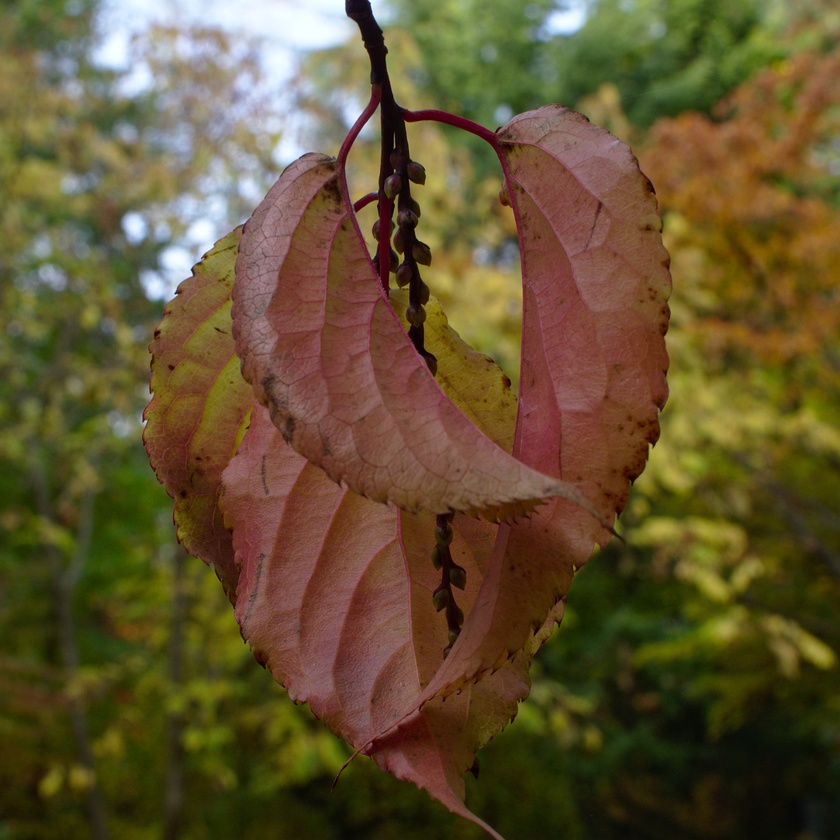
%> input picture labs/L24/leaf.jpg, 840 x 840 px, shrunk from 1920 x 1920 before the run
$ octave smoothdemo.m   (GNU Octave 9; MATLAB toolbox functions it lacks are replaced by stand-ins)
%> lines starting %> are read from the running program, lines starting %| are printed output that depends on the picture
%> further down, leaf is the input picture: size 840x840x3 uint8; mean R, G, B 97.8, 82.9, 48.8
### labs/L24/scale_layers.m
## usage: scale_layers(array, weights)
##
## multiply each layer of a 3D array by the corresponding weight
function out = scale_layers(array, weights)
%> called with weights = [0.21 0.72 0.07]
  out = array .* vec(weights, 3);
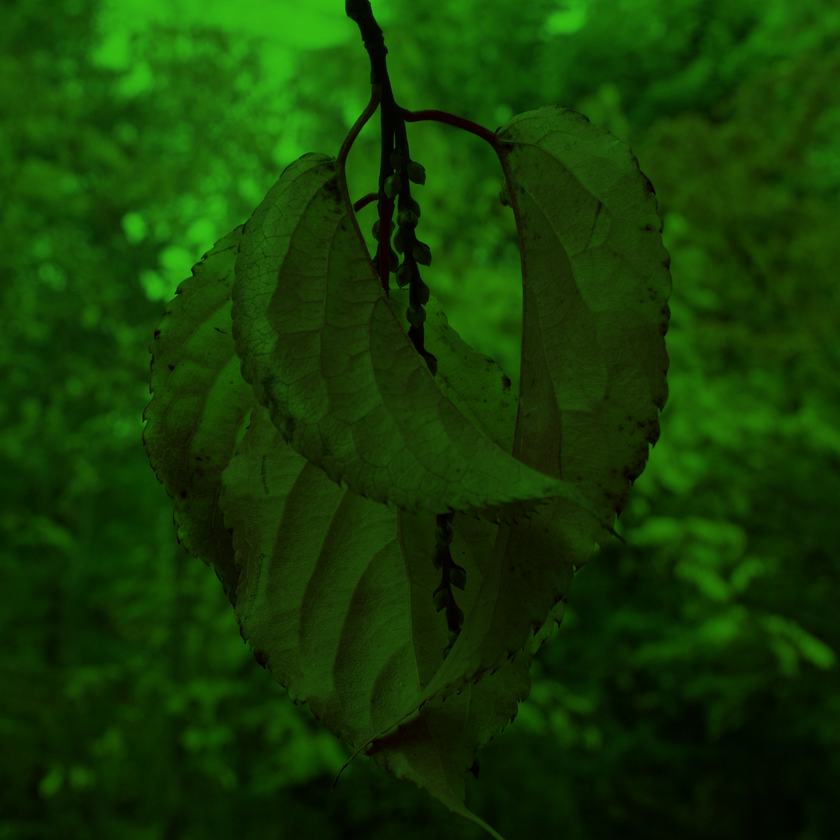
%> out: size 840x840x3 uint8; mean R, G, B 20.6, 59.7, 3.4
endfunction

%!test
%!shared A
%! onez = ones(3,3);
%! A=cat(3,onez, 2*onez, 3*onez);
%! B=cat(3,onez, 6*onez, 15*onez);
%! assert(scale_layers(A,[1;3;5]),B)

### labs/L24/monochrome.m
function out = monochrome(in, weights=[0.21,0.72,0.07])
  out = sum(scale_layers(in,weights),3);
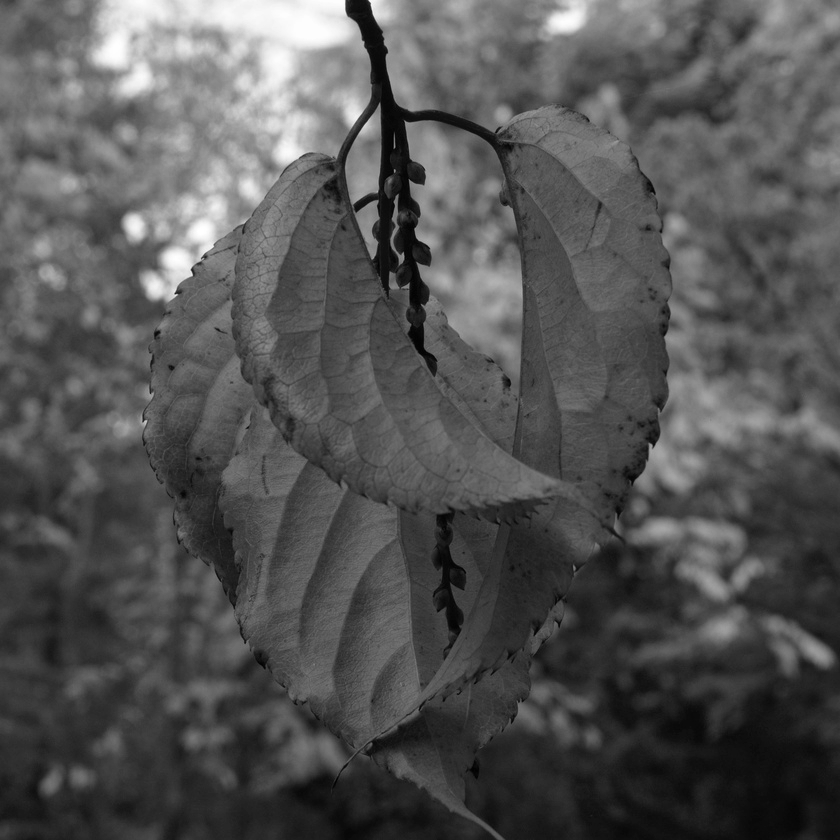
%> out: size 840x840 double; min 1, max 255, mean 83.6
endfunction

%!demo
%! owl=imread("owl.jpg");
%! monowl=monochrome(owl);
%! imshow(monowl, [0,200]);

### labs/L24/smooth.m
function S=smooth(in, side=3)
%> called with side = 4
    S =conv2(in,ones(side,side)./(side^2));
endfunction

%!test
%! A = [0,0,0,1;
%!      1,1,0,0;
%!      1,1,0,1;
%!      1,1,1,0];
%! B= [0.50, 0.25, 0.25, 0.25;
%!     1.00, 0.50, 0.25, 0.25;
%!     1.00, 0.75, 0.50, 0.25;
%!     0.50, 0.50, 0.25, 0.00];
%! assert(smooth(A,2),B,eps);

%!demo
%! paris=imread("paris.jpg");
%! monoparis=monochrome(paris,[1/3,1/3,1/3]);
%! imshow(monoparis,[])
%! pause(1);
%! imshow(smooth(monoparis),[])
%! pause(1);
%! imshow(smooth(monoparis,10),[])
%! pause(1);
%! imshow(smooth(monoparis,20),[])

### labs/L24/normgrad.m
function normimg = normgrad(img)
  [Dx, Dy] = gradient(img);
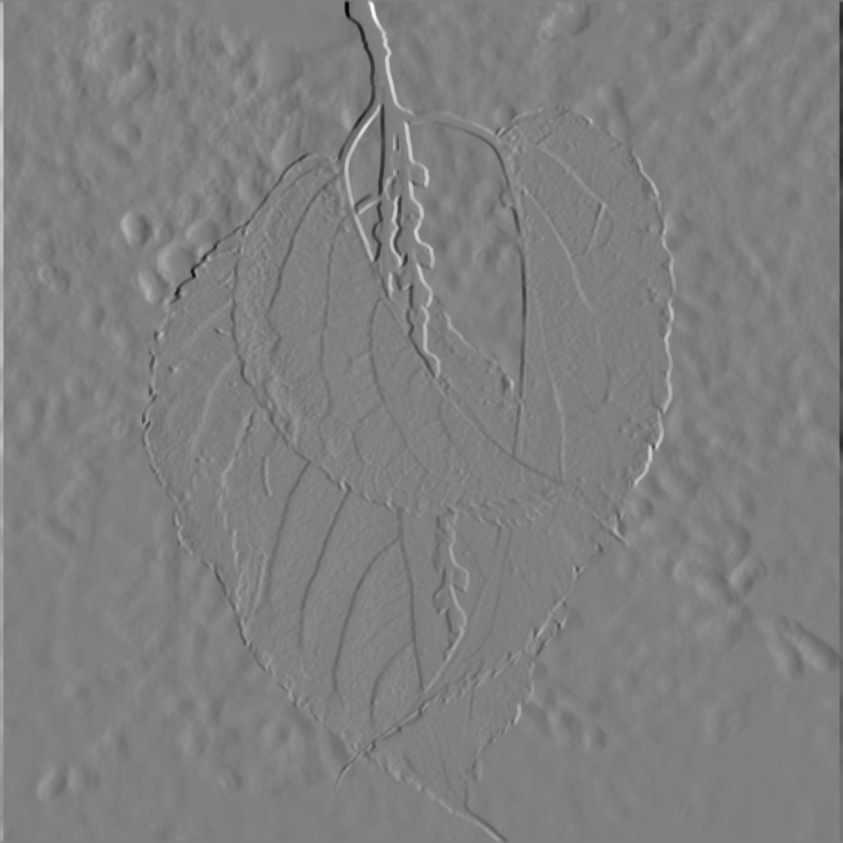
%> Dx: size 843x843 double; min -52.62, max 52.22, mean 0; drawn with min black and max white
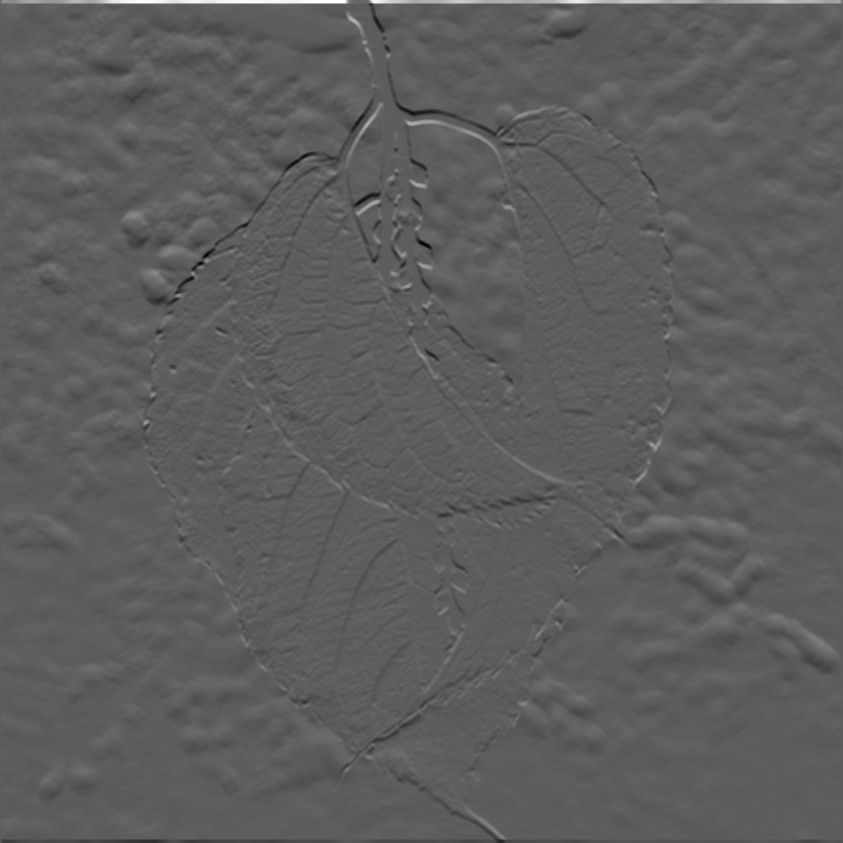
%> Dy: size 843x843 double; min -36.88, max 63.25, mean 0; drawn with min black and max white
  normimg = sqrt(Dx .^2 + Dy.^2);
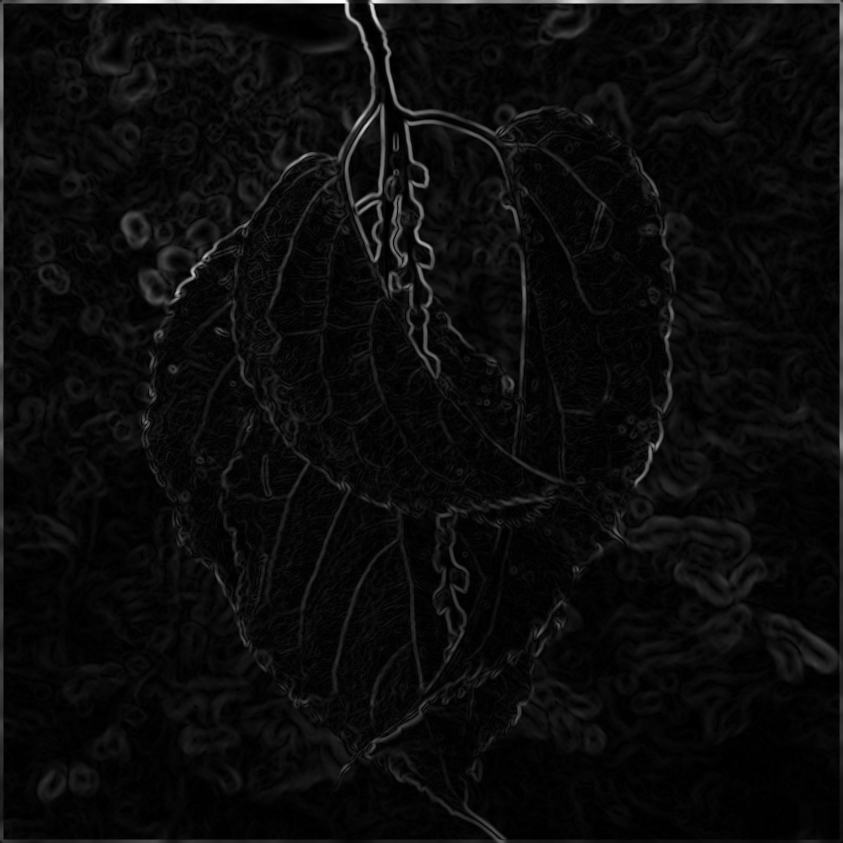
%> normimg: size 843x843 double; min 0, max 63.8, mean 3; drawn with min black and max white
endfunction

%!demo
%!  owl=imread("owl.jpg");
%!  monowl=monochrome(owl);
%!  ng = normgrad(monowl);
%!  imshow(ng, [0,20]);

### labs/L24/threshold.m
function [rows, cols] = threshold(in, lower=100)
%> called with lower = 7
  [rows,cols] =find (in>lower);
%> rows = 47530 values from 1 to 843; cols = 47530 values from 1 to 843
endfunction

%!test
%! A=[1,2,3; 4,5,6];
%!  [rows,cols]=threshold(A,4);
%!  assert(rows==[2;2]);
%!  assert(cols==[2;3]);

%!demo
%! leaf=imread("leaf.jpg");
%! monoleaf=monochrome(leaf);
%! [rows, cols] = threshold(monoleaf,200);
%! clf;
%! hold on;
%! imshow(leaf);
%! plot(cols,rows,".","markersize",1);

### labs/L24/smoothdemo.m
leaf=imread("leaf.jpg");
monoleaf=monochrome(leaf);
smoothed= smooth(monoleaf,4);
ng = normgrad(smoothed);
[rows, cols] = threshold(ng,7);

clf
hold on;
imshow(leaf,[]);
plot(cols,rows,".","markersize",1);
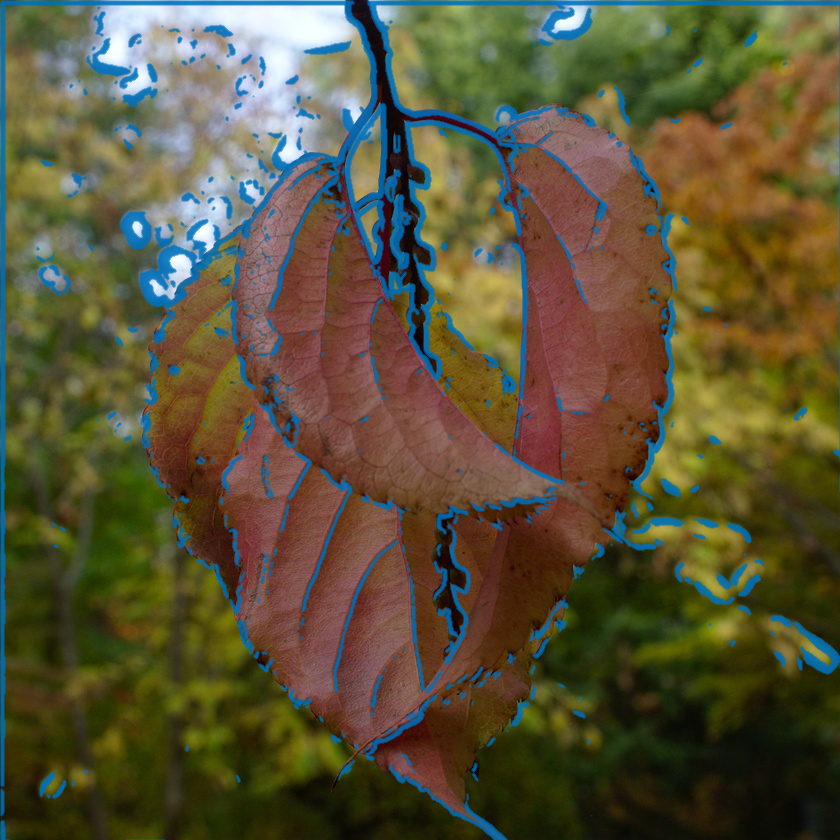
%> figure redrawn from the program's plot data

$ run again, with labs/L24/owl.jpg copied over labs/L24/leaf.jpg
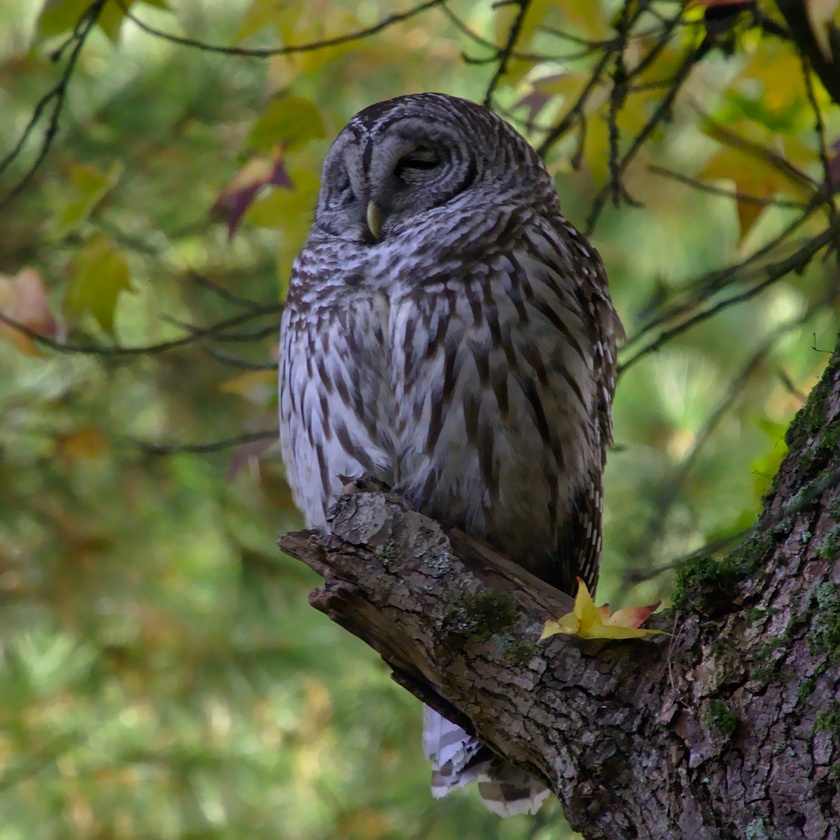
%> input picture labs/L24/owl.jpg, 840 x 840 px, shrunk from 1919 x 1919 before the run
%> leaf is the input picture: size 840x840x3 uint8; mean R, G, B 91.6, 96, 62.7
%> in normgrad, `normimg = sqrt(Dx .^2 + Dy.^2);`:
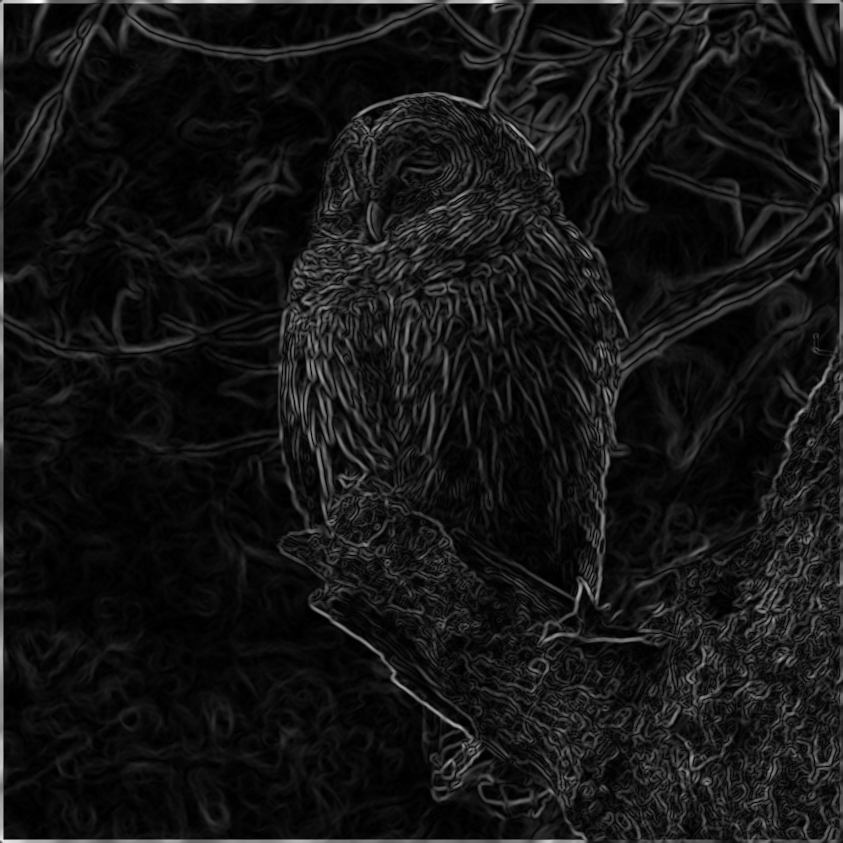
%> normimg: size 843x843 double; min 0, max 54.16, mean 4.5; drawn with min black and max white
%> rows = 143354 values from 1 to 843
%> `plot(cols,rows,".","markersize",1);`:
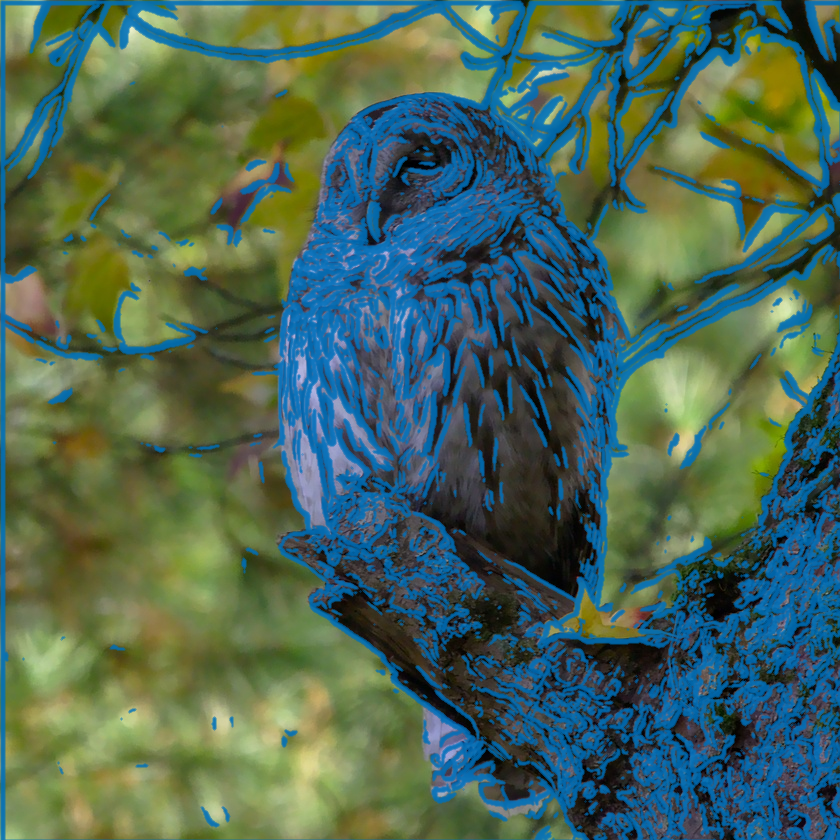
%> figure redrawn from the program's plot data

$ run again, with labs/L24/paris.jpg copied over labs/L24/leaf.jpg
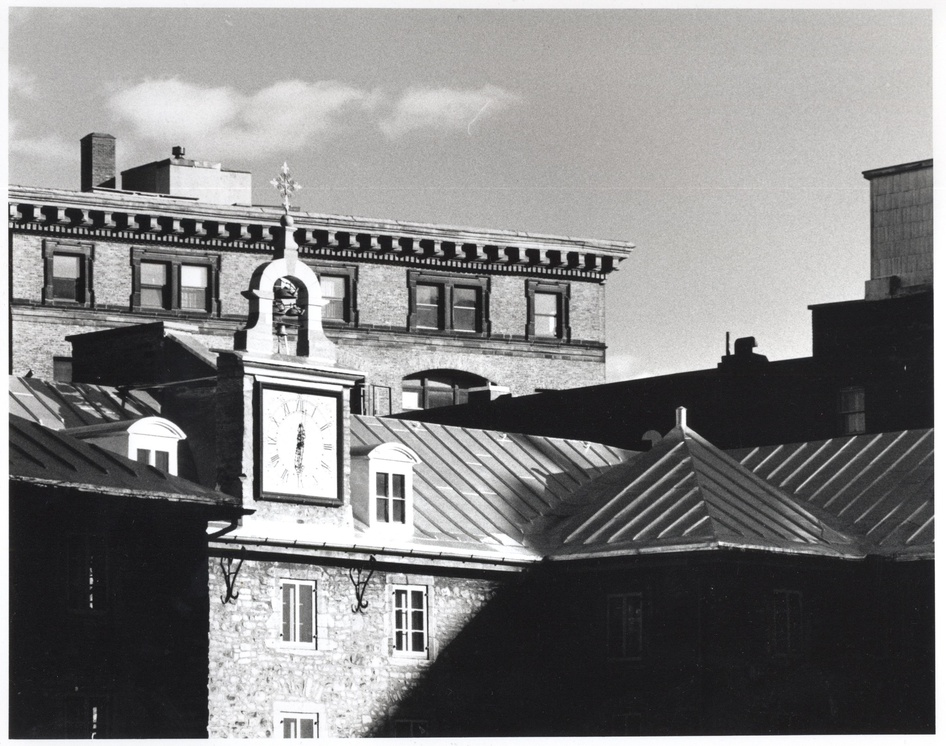
%> input picture labs/L24/paris.jpg, 946 x 746 px, shrunk from 2899 x 2284 before the run
%> leaf is the input picture: size 746x946x3 uint8; mean R, G, B 130.2, 129.6, 129.6
%> in normgrad, `normimg = sqrt(Dx .^2 + Dy.^2);`:
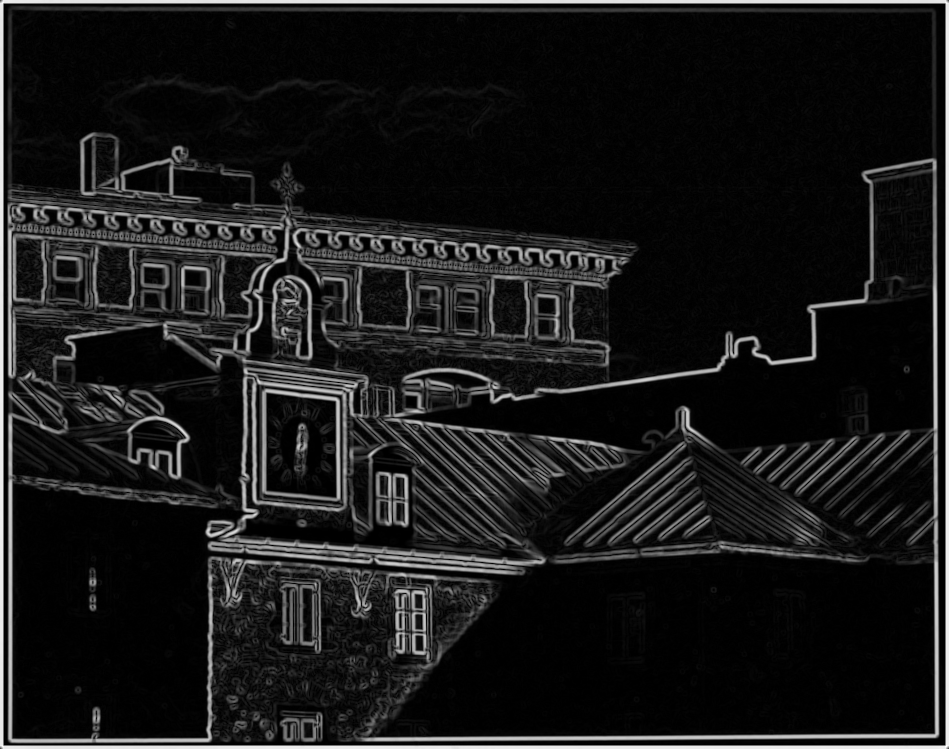
%> normimg: size 749x949 double; min 0, max 68.35, mean 6.9; drawn with min black and max white
%> rows = 175717 values from 1 to 749; cols = 175717 values from 1 to 949
%> `plot(cols,rows,".","markersize",1);`:
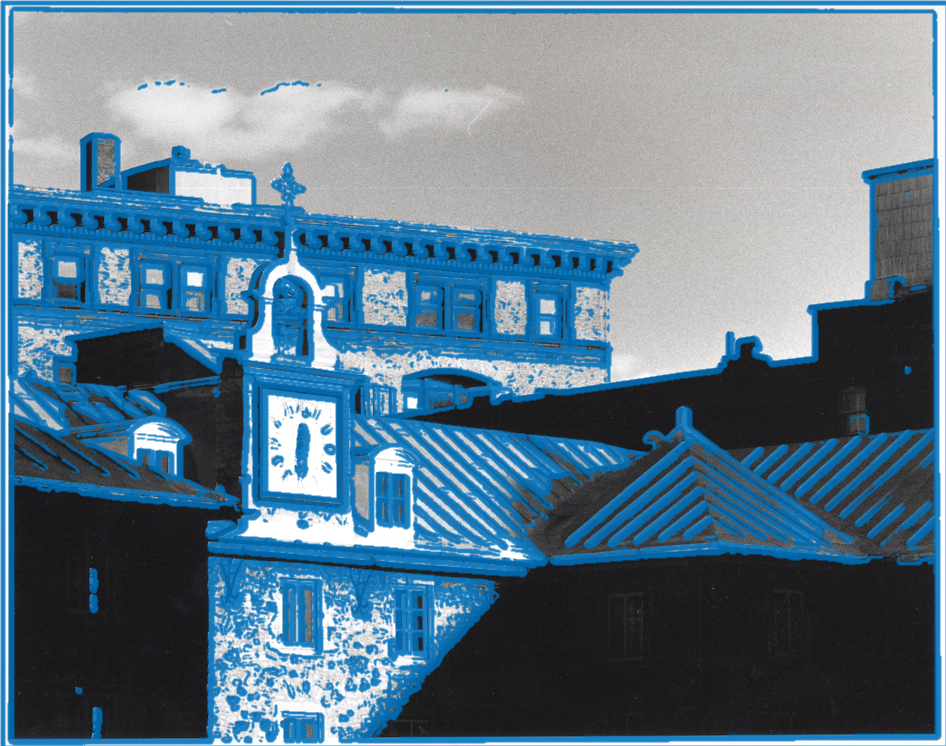
%> figure redrawn from the program's plot data
